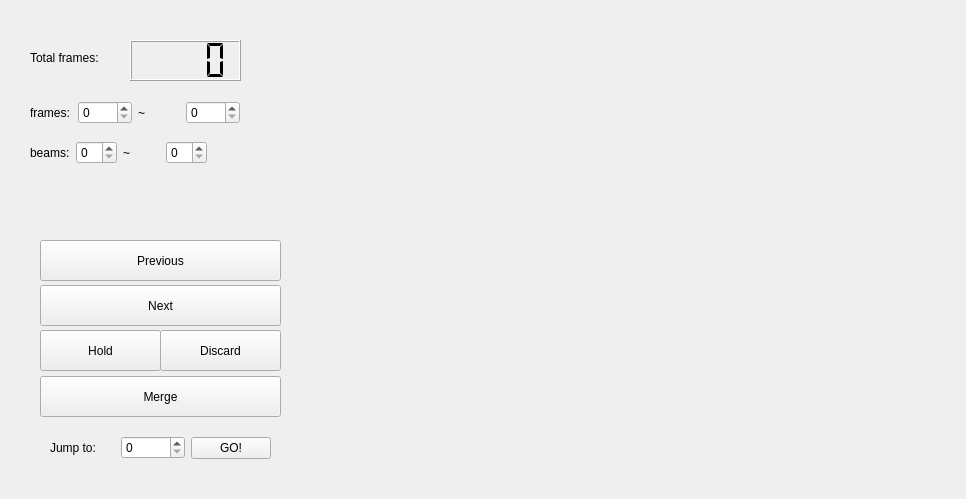
<?xml version="1.0" encoding="UTF-8"?>
<ui version="4.0">
 <class>SimpleViewer</class>
 <widget class="QMainWindow" name="SimpleViewer">
  <property name="geometry">
   <rect>
    <x>0</x>
    <y>0</y>
    <width>966</width>
    <height>499</height>
   </rect>
  </property>
  <property name="minimumSize">
   <size>
    <width>0</width>
    <height>0</height>
   </size>
  </property>
  <property name="maximumSize">
   <size>
    <width>5000</width>
    <height>5000</height>
   </size>
  </property>
  <property name="windowTitle">
   <string>SimpleViewer</string>
  </property>
  <widget class="QWidget" name="centralwidget">
   <widget class="QVTKWidget" name="qvtkWidget" native="true">
    <property name="geometry">
     <rect>
      <x>300</x>
      <y>10</y>
      <width>640</width>
      <height>480</height>
     </rect>
    </property>
   </widget>
   <widget class="QLCDNumber" name="lcdFramesNum">
    <property name="geometry">
     <rect>
      <x>130</x>
      <y>40</y>
      <width>111</width>
      <height>41</height>
     </rect>
    </property>
    <property name="digitCount">
     <number>4</number>
    </property>
    <property name="segmentStyle">
     <enum>QLCDNumber::Flat</enum>
    </property>
    <property name="intValue" stdset="0">
     <number>0</number>
    </property>
   </widget>
   <widget class="QPushButton" name="btnNext">
    <property name="geometry">
     <rect>
      <x>40</x>
      <y>285</y>
      <width>241</width>
      <height>41</height>
     </rect>
    </property>
    <property name="text">
     <string>Next</string>
    </property>
   </widget>
   <widget class="QLabel" name="label">
    <property name="geometry">
     <rect>
      <x>30</x>
      <y>50</y>
      <width>111</width>
      <height>16</height>
     </rect>
    </property>
    <property name="text">
     <string>Total frames:</string>
    </property>
   </widget>
   <widget class="QPushButton" name="btnMerge">
    <property name="geometry">
     <rect>
      <x>40</x>
      <y>376</y>
      <width>241</width>
      <height>41</height>
     </rect>
    </property>
    <property name="text">
     <string>Merge</string>
    </property>
   </widget>
   <widget class="QPushButton" name="btnHold">
    <property name="geometry">
     <rect>
      <x>40</x>
      <y>330</y>
      <width>121</width>
      <height>41</height>
     </rect>
    </property>
    <property name="text">
     <string>Hold</string>
    </property>
   </widget>
   <widget class="QPushButton" name="btnPrev">
    <property name="geometry">
     <rect>
      <x>40</x>
      <y>240</y>
      <width>241</width>
      <height>41</height>
     </rect>
    </property>
    <property name="text">
     <string>Previous</string>
    </property>
   </widget>
   <widget class="QPushButton" name="btnDiscard">
    <property name="geometry">
     <rect>
      <x>160</x>
      <y>330</y>
      <width>121</width>
      <height>41</height>
     </rect>
    </property>
    <property name="text">
     <string>Discard</string>
    </property>
   </widget>
   <widget class="QWidget" name="">
    <property name="geometry">
     <rect>
      <x>50</x>
      <y>430</y>
      <width>221</width>
      <height>36</height>
     </rect>
    </property>
    <layout class="QHBoxLayout" name="horizontalLayout">
     <item>
      <widget class="QLabel" name="label_2">
       <property name="text">
        <string>Jump to:</string>
       </property>
      </widget>
     </item>
     <item>
      <widget class="QSpinBox" name="spinId">
       <property name="maximum">
        <number>63</number>
       </property>
      </widget>
     </item>
     <item>
      <widget class="QPushButton" name="btnGo">
       <property name="text">
        <string>GO!</string>
       </property>
      </widget>
     </item>
    </layout>
   </widget>
   <widget class="QWidget" name="">
    <property name="geometry">
     <rect>
      <x>30</x>
      <y>100</y>
      <width>210</width>
      <height>26</height>
     </rect>
    </property>
    <layout class="QHBoxLayout" name="horizontalLayout_2">
     <item>
      <widget class="QLabel" name="label_3">
       <property name="text">
        <string>frames:</string>
       </property>
      </widget>
     </item>
     <item>
      <widget class="QSpinBox" name="spnFrameStart">
       <property name="maximum">
        <number>9999</number>
       </property>
      </widget>
     </item>
     <item>
      <widget class="QLabel" name="label_4">
       <property name="text">
        <string>~</string>
       </property>
      </widget>
     </item>
     <item>
      <widget class="QSpinBox" name="spnFrameEnd">
       <property name="maximum">
        <number>9999</number>
       </property>
      </widget>
     </item>
    </layout>
   </widget>
   <widget class="QWidget" name="">
    <property name="geometry">
     <rect>
      <x>30</x>
      <y>140</y>
      <width>177</width>
      <height>26</height>
     </rect>
    </property>
    <layout class="QHBoxLayout" name="horizontalLayout_3">
     <item>
      <widget class="QLabel" name="label_5">
       <property name="text">
        <string>beams:</string>
       </property>
      </widget>
     </item>
     <item>
      <widget class="QSpinBox" name="spnBeamStart">
       <property name="maximum">
        <number>63</number>
       </property>
      </widget>
     </item>
     <item>
      <widget class="QLabel" name="label_6">
       <property name="text">
        <string>~</string>
       </property>
      </widget>
     </item>
     <item>
      <widget class="QSpinBox" name="spnBeamEnd">
       <property name="maximum">
        <number>63</number>
       </property>
      </widget>
     </item>
    </layout>
   </widget>
  </widget>
 </widget>
 <customwidgets>
  <customwidget>
   <class>QVTKWidget</class>
   <extends>QWidget</extends>
   <header>QVTKWidget.h</header>
  </customwidget>
 </customwidgets>
 <resources/>
 <connections/>
</ui>
